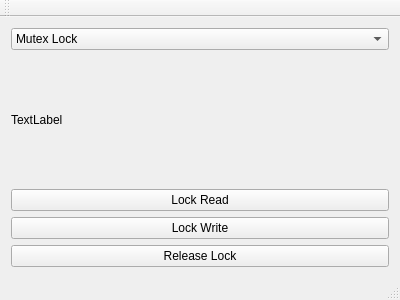
<?xml version="1.0" encoding="UTF-8"?>
<ui version="4.0">
 <class>MainWindow</class>
 <widget class="QMainWindow" name="MainWindow">
  <property name="geometry">
   <rect>
    <x>0</x>
    <y>0</y>
    <width>400</width>
    <height>300</height>
   </rect>
  </property>
  <property name="windowTitle">
   <string>MainWindow</string>
  </property>
  <widget class="QWidget" name="centralWidget">
   <layout class="QVBoxLayout" name="verticalLayout">
    <item>
     <widget class="QComboBox" name="cmb_lockSelect">
      <property name="currentIndex">
       <number>0</number>
      </property>
      <item>
       <property name="text">
        <string>Mutex Lock</string>
       </property>
      </item>
      <item>
       <property name="text">
        <string>Read-Write Lock</string>
       </property>
      </item>
     </widget>
    </item>
    <item>
     <widget class="GUtil::Controls::line_edit_with_button" name="line_edit" native="true"/>
    </item>
    <item>
     <widget class="QLabel" name="lbl_filename">
      <property name="text">
       <string>TextLabel</string>
      </property>
     </widget>
    </item>
    <item>
     <widget class="QLabel" name="lbl_status">
      <property name="text">
       <string/>
      </property>
     </widget>
    </item>
    <item>
     <widget class="QPushButton" name="btn_lockRead">
      <property name="text">
       <string>Lock Read</string>
      </property>
     </widget>
    </item>
    <item>
     <widget class="QPushButton" name="btn_lockWrite">
      <property name="text">
       <string>Lock Write</string>
      </property>
     </widget>
    </item>
    <item>
     <widget class="QPushButton" name="btn_unlock">
      <property name="text">
       <string>Release Lock</string>
      </property>
     </widget>
    </item>
   </layout>
  </widget>
  <widget class="QMenuBar" name="menuBar">
   <property name="geometry">
    <rect>
     <x>0</x>
     <y>0</y>
     <width>400</width>
     <height>26</height>
    </rect>
   </property>
  </widget>
  <widget class="QToolBar" name="mainToolBar">
   <attribute name="toolBarArea">
    <enum>TopToolBarArea</enum>
   </attribute>
   <attribute name="toolBarBreak">
    <bool>false</bool>
   </attribute>
  </widget>
  <widget class="QStatusBar" name="statusBar"/>
 </widget>
 <layoutdefault spacing="6" margin="11"/>
 <customwidgets>
  <customwidget>
   <class>GUtil::Controls::line_edit_with_button</class>
   <extends>QWidget</extends>
   <header>Controls/line_edit_with_button.h</header>
   <container>1</container>
  </customwidget>
 </customwidgets>
 <resources/>
 <connections>
  <connection>
   <sender>btn_lockWrite</sender>
   <signal>clicked()</signal>
   <receiver>MainWindow</receiver>
   <slot>lockWrite()</slot>
   <hints>
    <hint type="sourcelabel">
     <x>139</x>
     <y>216</y>
    </hint>
    <hint type="destinationlabel">
     <x>161</x>
     <y>196</y>
    </hint>
   </hints>
  </connection>
  <connection>
   <sender>btn_unlock</sender>
   <signal>clicked()</signal>
   <receiver>MainWindow</receiver>
   <slot>unlock()</slot>
   <hints>
    <hint type="sourcelabel">
     <x>178</x>
     <y>248</y>
    </hint>
    <hint type="destinationlabel">
     <x>223</x>
     <y>269</y>
    </hint>
   </hints>
  </connection>
  <connection>
   <sender>cmb_lockSelect</sender>
   <signal>currentIndexChanged(int)</signal>
   <receiver>MainWindow</receiver>
   <slot>combo_box_index_changed(int)</slot>
   <hints>
    <hint type="sourcelabel">
     <x>54</x>
     <y>56</y>
    </hint>
    <hint type="destinationlabel">
     <x>50</x>
     <y>53</y>
    </hint>
   </hints>
  </connection>
  <connection>
   <sender>btn_lockRead</sender>
   <signal>clicked()</signal>
   <receiver>MainWindow</receiver>
   <slot>lockRead()</slot>
   <hints>
    <hint type="sourcelabel">
     <x>221</x>
     <y>177</y>
    </hint>
    <hint type="destinationlabel">
     <x>254</x>
     <y>161</y>
    </hint>
   </hints>
  </connection>
 </connections>
 <slots>
  <slot>lockRead()</slot>
  <slot>unlock()</slot>
  <slot>combo_box_index_changed(int)</slot>
  <slot>lockWrite()</slot>
 </slots>
</ui>
